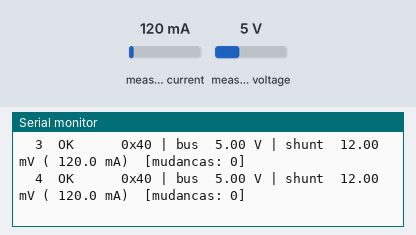
Recording of a sketch running on a simulated Arduino Uno, built with avr-gcc and run on an emulated ATmega328P. Shown: the last lines printed to the serial monitor. Wiring (inferred from the names in the program): INA219 current sensor at I2C address 0x40. The inputs (shaded band) are chosen by the test bench; at power-on: measured current 120 mA, measured voltage 5 V.

Above: at 1.2 s.
1.3 s: measured current set to 40 mA
At 1.73 s:
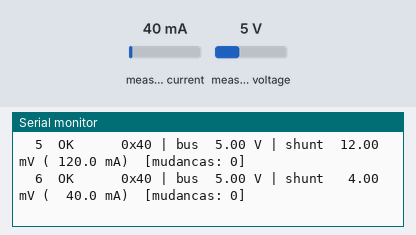
3.3 s: measured voltage set to 11.2 V
At 3.55 s:
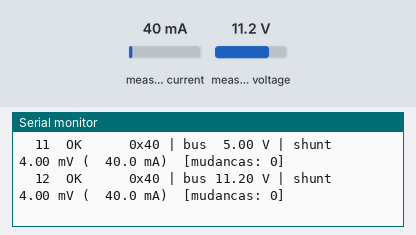
5.1 s: measured current set to 500 mA
At 5.37 s:
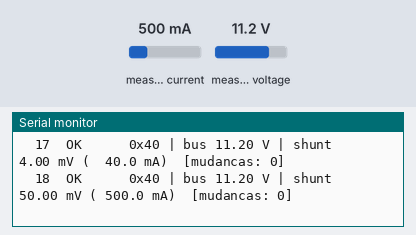
6.9 s: measured current set to 1000 mA
At 7.19 s:
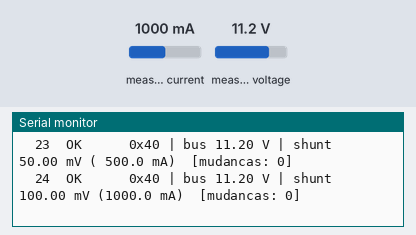
8.7 s: measured voltage set to 0.3 V
At 9.01 s:
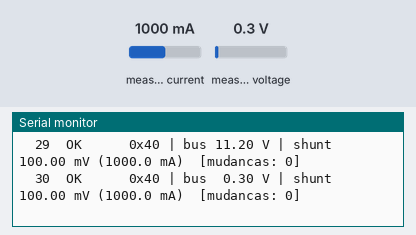

The sketch:

ina219_diagnostico.ino
```cpp
// Diagnostico ao vivo da ligacao do INA219 no Arduino Uno (procurar mau contato).
//
// A cada 300 ms imprime uma linha dizendo o estado da ligacao naquele instante, para
// mexer nos fios e ver na hora o que muda. Nao usa biblioteca: le os registros direto.
//
//   OK      0x40 | bus 4.95 V | shunt  7.70 mV (77.0 mA)   -> modulo respondendo
//   SEM RESPOSTA | SDA=1 SCL=1                            -> barramento livre, mas ninguem
//                                                            responde: VCC/GND do modulo ou
//                                                            SDA/SCL solto/trocado
//   I2C TRAVOU   | SDA=0 SCL=1                            -> uma linha presa em 0: SDA ou SCL
//                                                            encostando no GND, ou modulo sem
//                                                            VCC segurando as linhas
//
// Ligacao: INA219 VCC->5V, GND->GND, SDA->A4, SCL->A5.
// Monitor: 115200 baud (Serial Monitor do IDE ou
//   .venv/Scripts/python -m serial.tools.miniterm COM6 115200 ; Ctrl+] sai).
// Quando estiver tudo OK, grave de volta o medicoes/ina219_logger para medir.

#include <Wire.h>

const uint8_t ENDERECO_PADRAO = 0x40;   // A0 e A1 sem jumper
const uint32_t PERIODO_MS = 300;

uint32_t contador = 0;
int8_t ultimoEstado = -1;               // para marcar as mudancas
uint32_t mudancas = 0;

bool lerRegistro(uint8_t end, uint8_t reg, uint16_t *valor) {
  Wire.beginTransmission(end);
  Wire.write(reg);
  if (Wire.endTransmission() != 0) return false;
  if (Wire.requestFrom(end, (uint8_t)2) != 2) return false;
  *valor = ((uint16_t)Wire.read() << 8) | Wire.read();
  return true;
}

int8_t procurar() {                     // endereco que respondeu entre 0x40 e 0x4F, ou -1
  for (uint8_t a = 0x40; a <= 0x4F; a++) {
    Wire.beginTransmission(a);
    if (Wire.endTransmission() == 0) return a;
  }
  return -1;
}

void setup() {
  Serial.begin(115200);
  Wire.begin();
  Wire.setClock(100000);                // devagar: mais tolerante a fio longo
  Wire.setWireTimeout(25000, true);     // nao trava com o barramento preso
  Serial.println();
  Serial.println("# diagnostico INA219: mexa nos fios e veja a linha mudar (* = mudou de estado)");
}

void loop() {
  contador++;
  Wire.clearWireTimeoutFlag();
  int8_t end = procurar();
  uint16_t rbus = 0, rshunt = 0;
  bool leu = end >= 0 && lerRegistro(end, 0x02, &rbus) && lerRegistro(end, 0x01, &rshunt);
  bool travou = Wire.getWireTimeoutFlag();

  int8_t estado = leu ? 0 : (travou ? 2 : 1);
  bool mudou = ultimoEstado >= 0 && estado != ultimoEstado;
  if (mudou) mudancas++;
  ultimoEstado = estado;

  char linha[96];
  if (leu) {
    float bus_V = (rbus >> 3) * 0.004f;
    float shunt_mV = (int16_t)rshunt * 0.01f;
    char sb[8], ss[9], si[9];
    dtostrf(bus_V, 5, 2, sb);
    dtostrf(shunt_mV, 6, 2, ss);
    dtostrf(shunt_mV * 10.0f, 6, 1, si);  // shunt de 0,1 ohm: mA = mV * 10
    snprintf(linha, sizeof(linha), "OK      0x%02X | bus %s V | shunt %s mV (%s mA)", end, sb, ss, si);
  } else {
    // Linhas em repouso devem estar em 1 (pull-up). 0 = presa no GND ou modulo sem VCC.
    int sda = digitalRead(SDA), scl = digitalRead(SCL);
    snprintf(linha, sizeof(linha), "%s | SDA=%d SCL=%d",
             travou ? "I2C TRAVOU  " : "SEM RESPOSTA", sda, scl);
  }
  Serial.print(mudou ? "* " : "  ");
  Serial.print(contador);
  Serial.print("  ");
  Serial.print(linha);
  Serial.print("  [mudancas: ");
  Serial.print(mudancas);
  Serial.println("]");
  delay(PERIODO_MS);
}
```

Measured:
- after the input at 1.3 s, the serial monitor: prints a new line after 0.22 s (image 1)
- after the input at 3.3 s, the serial monitor: prints a new line at once (image 2)
- after the input at 5.1 s, the serial monitor: prints a new line after 0.06 s (image 3)
- after the input at 6.9 s, the serial monitor: prints a new line after 0.08 s (image 4)
- after the input at 8.7 s, the serial monitor: prints a new line after 0.10 s (image 5)
